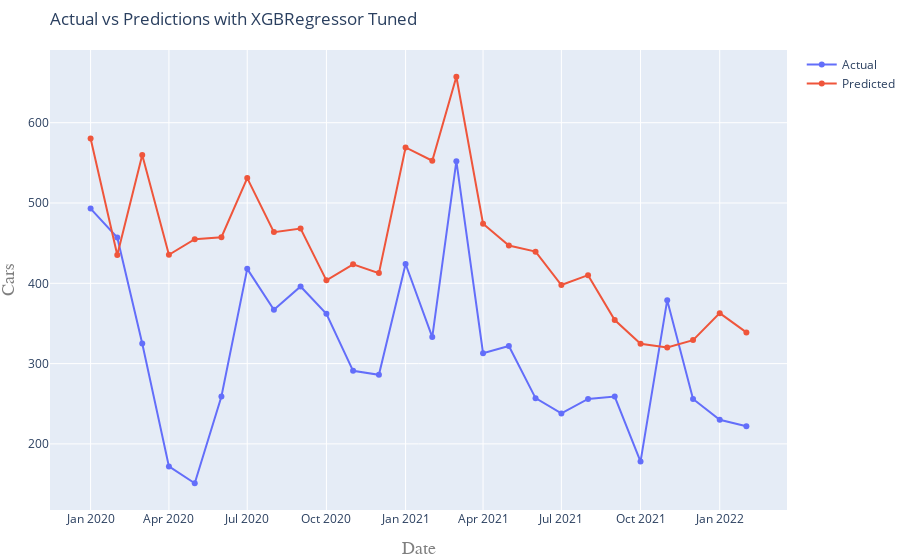

The cell this chart's notebook holds for it:
### Markdown cell above
#### Tuned Model

### Code cell
# Create the fnal Extreme Gradient Booster
model_tuned = XGBRegressor(objective = 'reg:squarederror',
                         n_estimators = 100,
                         min_child_weight = 1,
                         max_depth = 8,                                                  
                         eta = 0.3,
                         random_state = 42)

# Fit the regressor to the training data
model_tuned.fit(X_train, y_train)

# Compute and print model score
model_name = model_tuned.__class__.__name__ + ' Tuned'
scoring(model_name, model_tuned, X_train, y_train, X_test, y_test)

### Figure 1 — Plotly figure (JSON) as saved in the notebook; plotly's stock layout.template omitted (floating-point values rounded to 4 significant figures)
{"data": [{"mode": "lines+markers", "name": "Actual", "type": "scatter", "x": ["2020-01-01T00:00:00", "2020-02-01T00:00:00", "2020-03-01T00:00:00", "2020-04-01T00:00:00", "2020-05-01T00:00:00", "2020-06-01T00:00:00", "2020-07-01T00:00:00", "2020-08-01T00:00:00", "2020-09-01T00:00:00", "2020-10-01T00:00:00", "2020-11-01T00:00:00", "2020-12-01T00:00:00", "2021-01-01T00:00:00", "2021-02-01T00:00:00", "2021-03-01T00:00:00", "2021-04-01T00:00:00", "2021-05-01T00:00:00", "2021-06-01T00:00:00", "2021-07-01T00:00:00", "2021-08-01T00:00:00", "2021-09-01T00:00:00", "2021-10-01T00:00:00", "2021-11-01T00:00:00", "2021-12-01T00:00:00", "2022-01-01T00:00:00", "2022-02-01T00:00:00"], "y": [493, 457, 325, 172, 151, 259, 418, 367, 396, 362, 291, 286, 424, 333, 552, 313, 322, 257, 238, 256, 259, 178, 379, 256, 230, 222]}, {"mode": "lines+markers", "name": "Predicted", "type": "scatter", "x": ["2020-01-01T00:00:00", "2020-02-01T00:00:00", "2020-03-01T00:00:00", "2020-04-01T00:00:00", "2020-05-01T00:00:00", "2020-06-01T00:00:00", "2020-07-01T00:00:00", "2020-08-01T00:00:00", "2020-09-01T00:00:00", "2020-10-01T00:00:00", "2020-11-01T00:00:00", "2020-12-01T00:00:00", "2021-01-01T00:00:00", "2021-02-01T00:00:00", "2021-03-01T00:00:00", "2021-04-01T00:00:00", "2021-05-01T00:00:00", "2021-06-01T00:00:00", "2021-07-01T00:00:00", "2021-08-01T00:00:00", "2021-09-01T00:00:00", "2021-10-01T00:00:00", "2021-11-01T00:00:00", "2021-12-01T00:00:00", "2022-01-01T00:00:00", "2022-02-01T00:00:00"], "y": [580.3, 435.3, 559.8, 435.5, 455.0, 457.4, 531.0, 463.7, 468.3, 403.7, 423.6, 412.7, 569.2, 552.6, 657.2, 474.1, 447.0, 439.4, 397.8, 410.2, 354.3, 324.7, 320.2, 329.3, 362.8, 338.8]}], "layout": {"margin": {"b": 50, "l": 10, "r": 0, "t": 50}, "title": {"text": "Actual vs Predictions with XGBRegressor Tuned", "x": 0, "xref": "paper"}, "xaxis": {"title": {"font": {"color": "#7f7f7f", "family": "Courier New, monospace", "size": 18}, "text": "Date"}}, "yaxis": {"title": {"font": {"color": "#7f7f7f", "family": "Courier New, monospace", "size": 18}, "text": "Cars"}}}}
